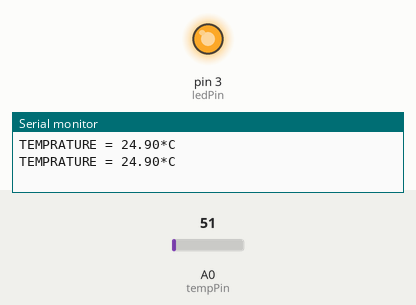
Simulated run of this sketch. Board: Arduino Uno, built with avr-gcc and run on an emulated ATmega328P. Shown: output pins drawn as LEDs (lit = HIGH), the last lines printed to the serial monitor. Inputs (shaded band) come from the test bench; at power-on: A0 (tempPin) = 51.

Above: at 1.8 s.
1.9 s: A0 (tempPin) set to 58
At 2.6 s:
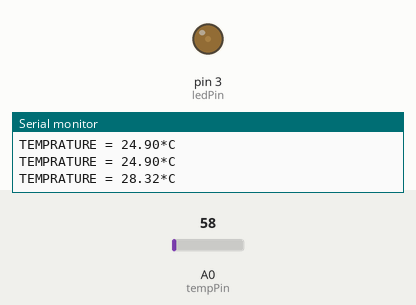
3.5 s: A0 (tempPin) set to 71
At 5.2 s:
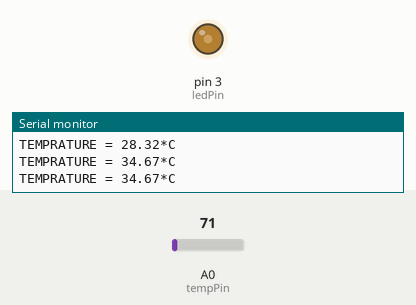
5.5 s: A0 (tempPin) set to 86
At 7.0 s:
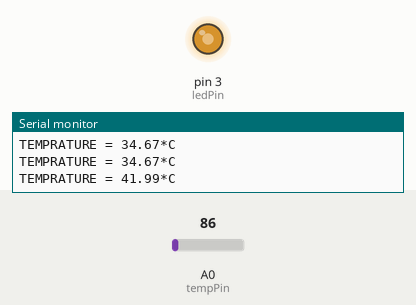
7.5 s: A0 (tempPin) set to 163
At 8.5 s:
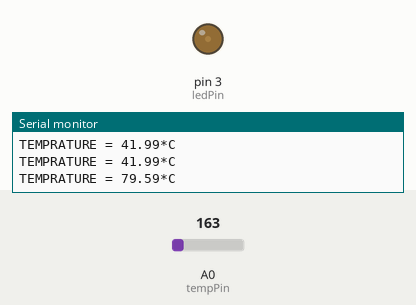
Timing chart, 0 to 10.5 s (numbered marks = the images above; inputs shaded):
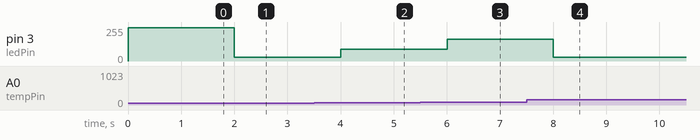

Measured:
- the behaviour switches between 52 and 53 on A0 (tempPin) (found by bisection; images 0 and 1)
- after the input at 1.9 s, pin 3 (ledPin): 249/255 → 27/255 after 0.10 s
- after the input at 3.5 s, pin 3 (ledPin): 27/255 → 90/255 after 0.50 s
- after the input at 5.5 s, pin 3 (ledPin): 90/255 → 163/255 after 0.50 s
- after the input at 7.5 s, pin 3 (ledPin): 163/255 → 27/255 after 0.51 s

The sketch:

lm35_sicaklik.ino
```cpp
int val;
const int tempPin = A0;
const int ledPin = 3;

void setup()
{
Serial.begin(9600);
}
void loop()
{
val = analogRead(tempPin);
float mv = ( val/1024.0)*5000;
float cel = mv/10;
float farh = (cel*9)/5 + 32;
analogWrite(ledPin, mv);

Serial.print("TEMPRATURE = ");
Serial.print(cel);
Serial.print("*C");
Serial.println();
delay(1000);


}
```
